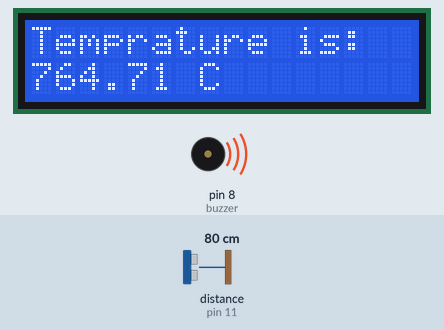
A sketch run on a simulated Arduino Uno, built with avr-gcc and run on an emulated ATmega328P. Shown: 16×2 character LCD, buzzer (waves = sounding, pin HIGH). Wiring (inferred from the names in the program): ultrasonic range finder: trigger pin 13; echo pin 11. The inputs (shaded band) are chosen by the test bench; at power-on: distance to the obstacle (sensor on pin 11) 80 cm. The echo pulse lasts 58.3 µs per cm; pins used as bus, display or sensor lines are not drawn.

Above: at 1.2 s.
1.3 s: distance to the obstacle (sensor on pin 11) set to 2 cm
At 2.7 s:
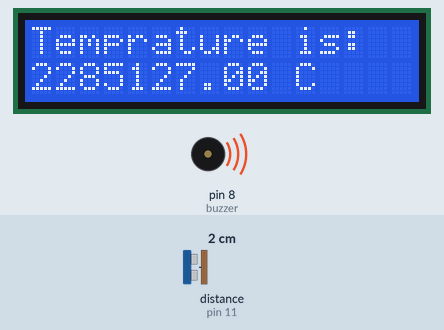
4.5 s: distance to the obstacle (sensor on pin 11) set to 120 cm
At 5.8 s:
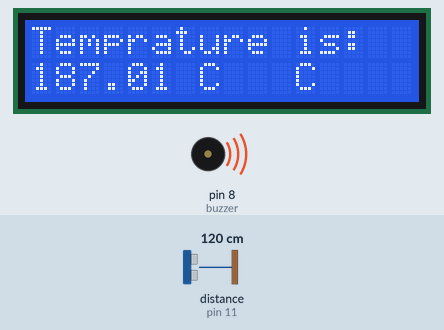
6.6 s: distance to the obstacle (sensor on pin 11) set to 4 cm
At 7.9 s:
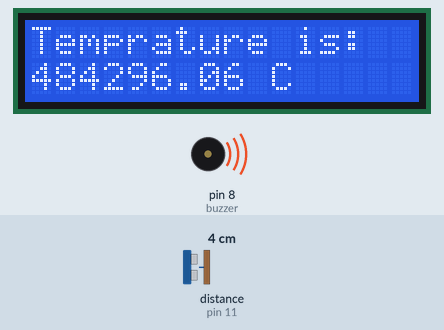
Timing chart, 0 to 9.6 s (numbered marks = the images above; inputs shaded):
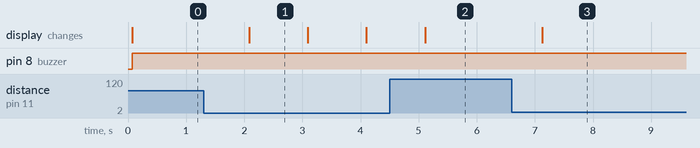

Measured:
- after the input at 1.3 s, the display: changes after 0.79 s (image 1)
- after the input at 4.5 s, the display: changes after 0.61 s (image 2)
- after the input at 6.6 s, the display: changes after 0.53 s (image 3)
- what the display in image 1 shows lasts 1.0 s, from 2.1 s to 3.1 s

The sketch:

medical_phis_1.ino
```cpp
#include <LiquidCrystal.h>
#define trigpin 13
#define echopin 11
#define buzzer 8
float time,spead_of_sound,temprature;
float distance=150; //initialize the distance in cm!!

LiquidCrystal lcd_1(12, 9, 5, 4, 3, 2);

void setup()
{
  pinMode(buzzer,OUTPUT);
  pinMode(trigpin, OUTPUT);
  pinMode(echopin, INPUT);
  lcd_1.begin(16, 2);
  lcd_1.print("Temprature is:");
}

void loop()
{
  lcd_1.setCursor(0, 1);
  digitalWrite(trigpin, LOW);
  delayMicroseconds(2000); // Wait for 1000 millisecond(s)
  digitalWrite(trigpin, HIGH);
  delayMicroseconds(10); // Wait for 1000 millisecond(s)
  digitalWrite(trigpin, LOW);
  time = pulseIn(echopin , HIGH);
  spead_of_sound = 20000*distance/time;
  //Serial.println(spead_of_sound);
  temprature = (spead_of_sound*spead_of_sound)/(1.4*287);
  //temprature=(spead_of_sound-331.4)/0.6;
  lcd_1.print(temprature-273);
  lcd_1.print(" C   ");
  if((temprature-273)>30||(temprature-273)<20)digitalWrite(buzzer,HIGH);
  else digitalWrite(buzzer,LOW);
  delay(1000); // Wait for 1000 millisecond(s)
}
```
